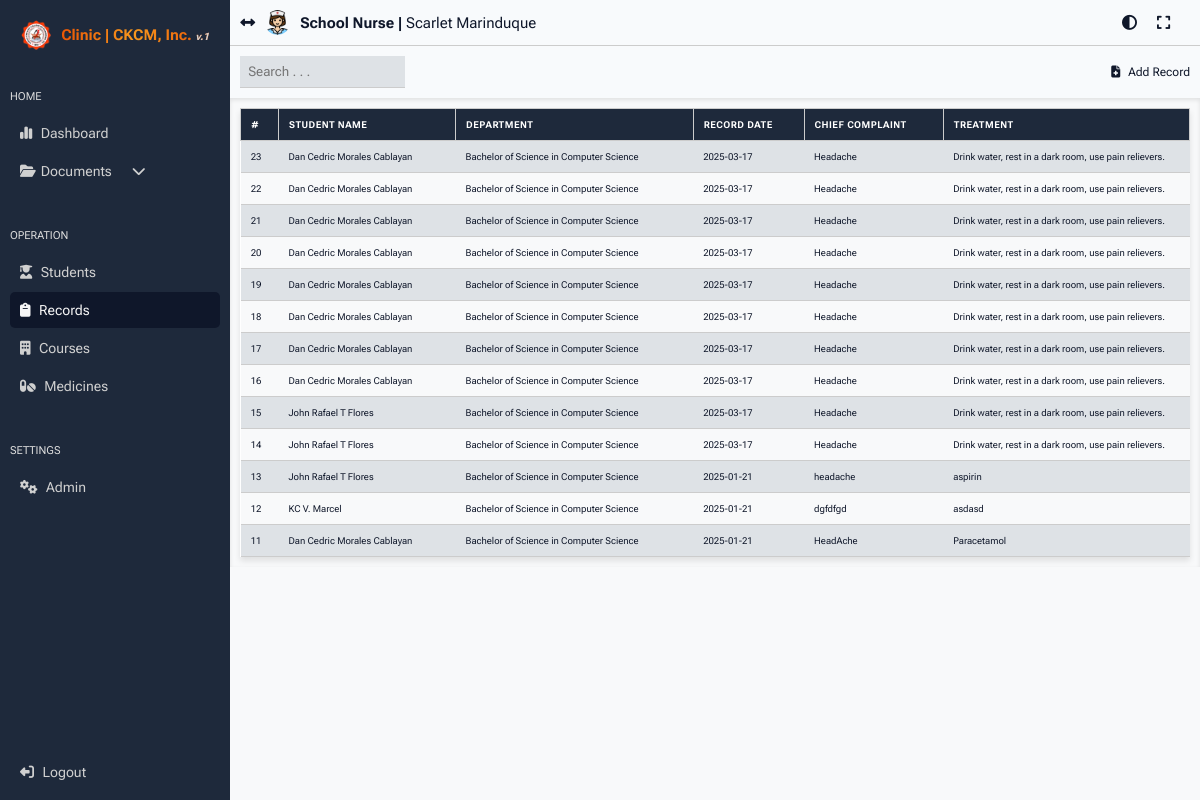
The page /admin/records.php (signed in) on the database its author committed.
### tables this page shows
CREATE TABLE `record_tbl` (
  `record_id` int(11) NOT NULL,
  `student_id` bigint(255) NOT NULL,
  `record_date` date NOT NULL,
  `record_time` time NOT NULL,
  `student_name` text NOT NULL,
  `student_department` text NOT NULL,
  `chief_complaint` text NOT NULL,
  `treatment` text NOT NULL,
  `medicine_taken` text NOT NULL
);

### admin/records.php (the view, shortened to what this page needs)
<?php
require '../config/db_connect.php';
?>
<!DOCTYPE html>
<html lang="en">
<head>
    <link rel="stylesheet" href="../css/main.css?v=<?php echo time(); ?>">
</head>
<body>
    <?php include 'side_nav.php'; ?>
    <div class="main-content">
        <?php include 'header.php'; ?>
        <div class="content-container">
            <div class="search-container">
                <input
                    type="text"
                    id="searchInput"
                    placeholder="Search . . ."
                    oninput="searchRecords()" />
                <a href="students.php"><i class="fa-solid fa-file-medical"></i> Add Record</a>
            </div>
            <div class="record-container">
                <table class="record-table">
                    <thead>
                        <tr>
                            <th>#</th>
                            <th>Student Name</th>
                            <th>Department</th>
                            <th>Record Date</th>
                            <th>Chief Complaint</th>
                            <th>Treatment</th>
                        </tr>
                    </thead>
                    <tbody id="recordTableBody">
                        <?php
                        $sql = "SELECT `record_id`, `student_id`, `record_date`, `student_name`, `student_department`, `chief_complaint`, `treatment` FROM `record_tbl` ORDER BY record_id DESC";
                        $result = $conn->query($sql);
                        if ($result->num_rows > 0):
                            while ($row = $result->fetch_assoc()): ?>
                                <tr>
                                    <td><?php echo htmlspecialchars($row['record_id']); ?></td>
                                    <td><?php echo htmlspecialchars($row['student_name']); ?></td>
                                    <td><?php echo htmlspecialchars($row['student_department']); ?></td>
                                    <td><?php echo htmlspecialchars($row['record_date']); ?></td>
                                    <td><?php echo htmlspecialchars($row['chief_complaint']); ?></td>
                                    <td><?php echo htmlspecialchars($row['treatment']); ?></td>
                                </tr>
                            <?php endwhile;
                        else: ?>
                            <tr>
                                <td colspan="6">No records found.</td>
                            </tr>
                        <?php endif; ?>
                    </tbody>
                </table>
            </div>
        </div>
    </div>
</body>
</html>

### css/main.css (style rules this page uses)
:root { font-size: 62.5%; --text-color: #0F172A; --text-hover: #0f172acb; --text-hover2: #dfdfdf; --text-color2: #606060; --background-color: #F8F9FA; --background-color2: #DEE2E6; --border-color: #CCCCCC; --color1: #EB5704; --color1b: #b54200; --color2: #EBB009; --color2b: #c18f05; --color3: #0F172A; --color3b: #1E293B; --color4: #F8FAFC; --color5: rgb(0, 0, 170); --color6: red; --color6b: rgba(255, 0, 0, 0.741); --button-bg: #0F172A; --button-text: #F8FAFC; }
* { margin: 0; padding: 0; box-sizing: border-box; scroll-behavior: smooth; font-family: "Roboto Flex", serif; }
body { font-family: Arial, sans-serif; background-color: var(--background-color2); display: flex; }
button, a { cursor: pointer; color: var(--text-color); }
input, select { padding: 8px; color: var(--text-color); background-color: var(--background-color2); border: 0; border-bottom: 1px solid var(--border-color) }
table tbody tr:nth-child(even) { background-color: var(--background-color); }
table tbody tr:nth-child(odd) { background-color: var(--background-color2); }
th, td { border: 1px solid var(--border-color); padding: 10px; text-align: left; font-size: 0.95rem; vertical-align: middle; }
td { border-left: 0; border-right: 0; }
table th { background-color: var(--color3b); color: white; font-weight: bold; text-transform: uppercase; letter-spacing: 0.05em; position: sticky; top: 0; z-index: 1; }
tbody tr:nth-child(even) { background-color: var(--background-color); }
tbody tr:nth-child(odd) { background-color: var(--background-color); }
table td { color: var(--text-color); word-wrap: break-word; max-width: 200px; overflow: hidden; text-overflow: ellipsis; }

### admin/side_nav.php (style rules this page uses)
.main-content { display: flex; flex-direction: column; width: 100%; }

### admin/records.php (style rules this page uses)
.main-content { display: flex; flex-direction: column; width: 100%; }
.content-container { width: 100%; overflow-y: scroll; height: 100%; background-color: var(--background-color); }
.search-container { width: 100%; background-color: var(--color4); padding: 10px; display: flex; justify-content: space-between; align-items: center; border-bottom: 0; }
.search-container a i { margin-right: 5px; }
.search-container a { color: var(--text-color); text-decoration: none; font-size: 1.2rem }
.record-container { width: 100%; }
.record-table { width: 100%; border-collapse: collapse; background-color: #fff; box-shadow: 0 4px 6px rgba(0, 0, 0, 0.1); overflow: hidden; }
.record-container { overflow-x: auto; padding: 10px; box-shadow: inset 0 2px 4px rgba(0, 0, 0, 0.1); }

### rows shown on the page
record_tbl: record_id "23", student_name "Dan Cedric Morales Cablayan", student_department "Bachelor of Science in Computer Science", record_date "2025-03-17", chief_complaint "Headache", treatment "Drink water, rest in a dark room, use pain relievers."
record_tbl: record_id "22", student_name "Dan Cedric Morales Cablayan", student_department "Bachelor of Science in Computer Science", record_date "2025-03-17", chief_complaint "Headache", treatment "Drink water, rest in a dark room, use pain relievers."
record_tbl: record_id "21", student_name "Dan Cedric Morales Cablayan", student_department "Bachelor of Science in Computer Science", record_date "2025-03-17", chief_complaint "Headache", treatment "Drink water, rest in a dark room, use pain relievers."
record_tbl: record_id "20", student_name "Dan Cedric Morales Cablayan", student_department "Bachelor of Science in Computer Science", record_date "2025-03-17", chief_complaint "Headache", treatment "Drink water, rest in a dark room, use pain relievers."
record_tbl: record_id "19", student_name "Dan Cedric Morales Cablayan", student_department "Bachelor of Science in Computer Science", record_date "2025-03-17", chief_complaint "Headache", treatment "Drink water, rest in a dark room, use pain relievers."
record_tbl: record_id "18", student_name "Dan Cedric Morales Cablayan", student_department "Bachelor of Science in Computer Science", record_date "2025-03-17", chief_complaint "Headache", treatment "Drink water, rest in a dark room, use pain relievers."
record_tbl: record_id "17", student_name "Dan Cedric Morales Cablayan", student_department "Bachelor of Science in Computer Science", record_date "2025-03-17", chief_complaint "Headache", treatment "Drink water, rest in a dark room, use pain relievers."
record_tbl: record_id "16", student_name "Dan Cedric Morales Cablayan", student_department "Bachelor of Science in Computer Science", record_date "2025-03-17", chief_complaint "Headache", treatment "Drink water, rest in a dark room, use pain relievers."
record_tbl: record_id "15", student_name "John Rafael T Flores", student_department "Bachelor of Science in Computer Science", record_date "2025-03-17", chief_complaint "Headache", treatment "Drink water, rest in a dark room, use pain relievers."
record_tbl: record_id "14", student_name "John Rafael T Flores", student_department "Bachelor of Science in Computer Science", record_date "2025-03-17", chief_complaint "Headache", treatment "Drink water, rest in a dark room, use pain relievers."
record_tbl: record_id "13", student_name "John Rafael T Flores", student_department "Bachelor of Science in Computer Science", record_date "2025-01-21", chief_complaint "headache", treatment "aspirin"
record_tbl: record_id "12", student_name "KC V. Marcel", student_department "Bachelor of Science in Computer Science", record_date "2025-01-21", chief_complaint "dgfdfgd", treatment "asdasd"
record_tbl: record_id "11", student_name "Dan Cedric Morales Cablayan", student_department "Bachelor of Science in Computer Science", record_date "2025-01-21", chief_complaint "HeadAche", treatment "Paracetamol"

### other values the page prints
$_SESSION['admin_position'] "School Nurse"
$_SESSION['admin_name'] "Scarlet Marinduque"
